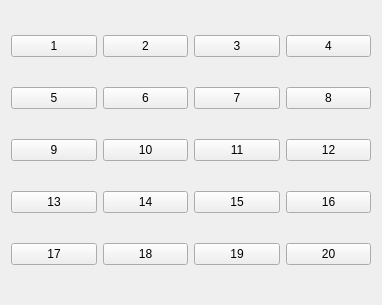
<?xml version="1.0" encoding="UTF-8"?>
<ui version="4.0">
 <author>Jim Morris</author>
 <class>ZoomForm</class>
 <widget class="QWidget" name="ZoomForm">
  <property name="geometry">
   <rect>
    <x>0</x>
    <y>0</y>
    <width>382</width>
    <height>305</height>
   </rect>
  </property>
  <layout class="QGridLayout" name="gridLayout">
   <item row="0" column="0">
    <widget class="QPushButton" name="zoom1">
     <property name="text">
      <string>1</string>
     </property>
    </widget>
   </item>
   <item row="0" column="1">
    <widget class="QPushButton" name="zoom2">
     <property name="text">
      <string>2</string>
     </property>
    </widget>
   </item>
   <item row="0" column="2">
    <widget class="QPushButton" name="zoom3">
     <property name="text">
      <string>3</string>
     </property>
    </widget>
   </item>
   <item row="0" column="3">
    <widget class="QPushButton" name="zoom4">
     <property name="text">
      <string>4</string>
     </property>
    </widget>
   </item>
   <item row="1" column="0">
    <widget class="QPushButton" name="zoom5">
     <property name="text">
      <string>5</string>
     </property>
    </widget>
   </item>
   <item row="1" column="1">
    <widget class="QPushButton" name="zoom6">
     <property name="text">
      <string>6</string>
     </property>
    </widget>
   </item>
   <item row="1" column="2">
    <widget class="QPushButton" name="zoom7">
     <property name="text">
      <string>7</string>
     </property>
    </widget>
   </item>
   <item row="1" column="3">
    <widget class="QPushButton" name="zoom8">
     <property name="text">
      <string>8</string>
     </property>
    </widget>
   </item>
   <item row="2" column="0">
    <widget class="QPushButton" name="zoom9">
     <property name="text">
      <string>9</string>
     </property>
    </widget>
   </item>
   <item row="2" column="1">
    <widget class="QPushButton" name="zoom10">
     <property name="text">
      <string>10</string>
     </property>
    </widget>
   </item>
   <item row="2" column="2">
    <widget class="QPushButton" name="zoom11">
     <property name="text">
      <string>11</string>
     </property>
    </widget>
   </item>
   <item row="2" column="3">
    <widget class="QPushButton" name="zoom12">
     <property name="text">
      <string>12</string>
     </property>
    </widget>
   </item>
   <item row="3" column="0">
    <widget class="QPushButton" name="zoom13">
     <property name="text">
      <string>13</string>
     </property>
    </widget>
   </item>
   <item row="3" column="1">
    <widget class="QPushButton" name="zoom14">
     <property name="text">
      <string>14</string>
     </property>
    </widget>
   </item>
   <item row="3" column="2">
    <widget class="QPushButton" name="zoom15">
     <property name="text">
      <string>15</string>
     </property>
    </widget>
   </item>
   <item row="3" column="3">
    <widget class="QPushButton" name="zoom16">
     <property name="text">
      <string>16</string>
     </property>
    </widget>
   </item>
   <item row="4" column="0">
    <widget class="QPushButton" name="zoom17">
     <property name="text">
      <string>17</string>
     </property>
    </widget>
   </item>
   <item row="4" column="1">
    <widget class="QPushButton" name="zoom18">
     <property name="text">
      <string>18</string>
     </property>
    </widget>
   </item>
   <item row="4" column="2">
    <widget class="QPushButton" name="zoom19">
     <property name="text">
      <string>19</string>
     </property>
    </widget>
   </item>
   <item row="4" column="3">
    <widget class="QPushButton" name="zoom20">
     <property name="text">
      <string>20</string>
     </property>
    </widget>
   </item>
  </layout>
  <action name="actionQuit">
   <property name="text">
    <string>Quit</string>
   </property>
  </action>
 </widget>
 <resources/>
 <connections/>
</ui>
